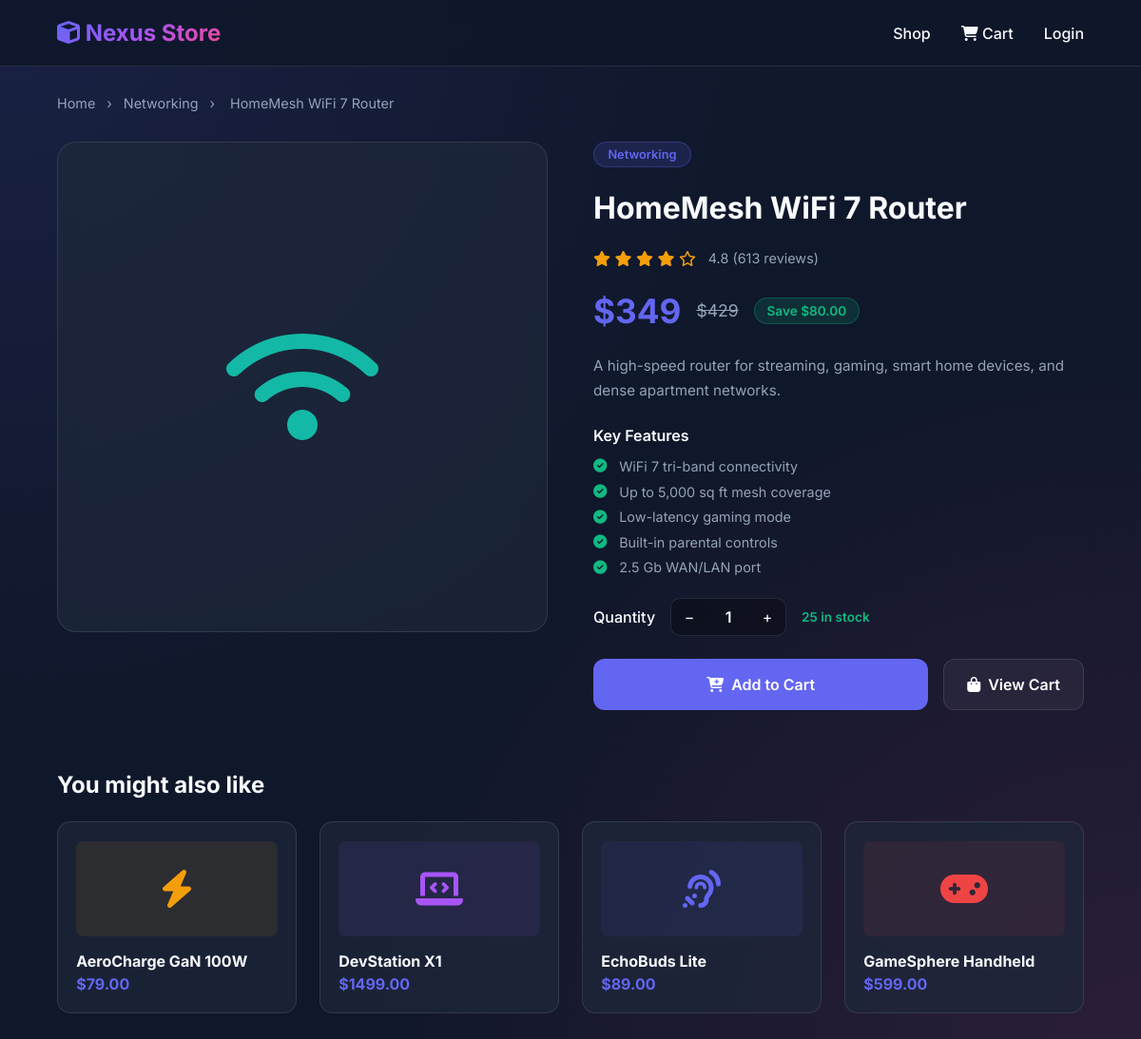
Page /product/7/ on the committed database.
### ecommerce_ai/models.py (models this page shows, shortened)
class Product(models.Model):
    category = models.ForeignKey(Category, on_delete=models.PROTECT, related_name="products")
    name = models.CharField(max_length=180)
    slug = models.SlugField(max_length=200, unique=True)
    price = models.DecimalField(max_digits=10, decimal_places=2)
    original_price = models.DecimalField(max_digits=10, decimal_places=2, null=True, blank=True)
    icon = models.CharField(max_length=80, default="fa-microchip")
    color = models.CharField(max_length=20, default="#6366f1")
    short_desc = models.CharField(max_length=240)
    description = models.TextField()
    features = models.JSONField(default=list, blank=True)
    rating = models.DecimalField(max_digits=3, decimal_places=1, default=Decimal("0.0"))
    reviews = models.PositiveIntegerField(default=0)
    stock = models.PositiveIntegerField(default=0)
    is_active = models.BooleanField(default=True)
    created_at = models.DateTimeField(auto_now_add=True)
    updated_at = models.DateTimeField(auto_now=True)
    class Meta:
        ordering = ["name"]
    def get_absolute_url(self):
        return reverse("product_detail", kwargs={"product_id": self.id})
    @property
    def display_price(self):
        return int(self.price) if self.price == self.price.to_integral() else self.price
    @property
    def display_original_price(self):
        if not self.original_price:
            return None
        return int(self.original_price) if self.original_price == self.original_price.to_integral() else self.original_price
    @property
    def savings(self):
        if not self.original_price:
            return Decimal("0.00")
        return max(self.original_price - self.price, Decimal("0.00"))
    @property
    def in_stock(self):
        return self.stock > 0

class Category(models.Model):
    name = models.CharField(max_length=120, unique=True)
    slug = models.SlugField(max_length=140, unique=True)
    description = models.TextField(blank=True)
    is_active = models.BooleanField(default=True)
    class Meta:
        ordering = ["name"]
        verbose_name_plural = "categories"

### ecommerce_ai/views.py (the view)
# urls.py: path('product/<int:product_id>/', views.product_detail, name='product_detail'),
@ensure_csrf_cookie
def product_detail(request, product_id):
    if settings.USE_MICROSERVICES:
        try:
            product = catalog_service.get_product(product_id)
            related = [
                candidate
                for candidate in catalog_service.list_products()
                if candidate.id != product.id and candidate.category.id == product.category.id
            ][:4]
            if not related:
                related = [candidate for candidate in catalog_service.list_products() if candidate.id != product.id][:4]
        except ServiceError:
            return redirect("home")
    else:
        product = get_object_or_404(
            Product.objects.select_related("category"),
            id=product_id,
            is_active=True,
        )
        related = (
            Product.objects.filter(category=product.category, is_active=True)
            .exclude(id=product.id)
            .select_related("category")[:4]
        )
        if not related:
            related = Product.objects.filter(is_active=True).exclude(id=product.id).select_related("category")[:4]
    cart = get_cart(request)
    return render(
        request,
        "ecommerce_ai/product_detail.html",
        {
            "product": product,
            "related": related,
            "cart_count": cart_count(cart),
            "savings": product.savings,
            **auth_context(request),
        },
    )

### ecommerce_ai/cart_ops.py (called while the page is built)
def get_cart(request):
    return request.session.get("cart", {})

def cart_count(cart):
    return sum(int(quantity) for quantity in cart.values())

### ecommerce_ai/customer_session.py (called while the page is built)
def current_customer(request):
    return request.session.get("customer")

def auth_context(request):
    return {"customer": current_customer(request)}

### ecommerce_ai/templates/ecommerce_ai/product_detail.html (shortened to what this page needs)
<!DOCTYPE html>
<html lang="en">
<head>
    <link rel="stylesheet" href="https://cdnjs.cloudflare.com/ajax/libs/font-awesome/6.4.0/css/all.min.css">
</head>
<body>
<nav>
    <a href="/" class="brand"><i class="fa-solid fa-cube"></i> Nexus Store</a>
    <div class="nav-links">
        <a href="/">Shop</a>
        <a href="/cart/" class="cart-link">
            <i class="fa-solid fa-cart-shopping"></i> Cart
        </a>
        {% if customer %}
            <a href="/account/"><i class="fa-solid fa-user"></i> {{ customer.full_name }}</a>
        {% else %}
            <a href="/login/">Login</a>
        {% endif %}
    </div>
</nav>
<main>
    <div class="breadcrumb">
        <a href="/">Home</a><span>&rsaquo;</span>
        <a href="/">{{ product.category.name }}</a><span>&rsaquo;</span>
        <span>{{ product.name }}</span>
    </div>
    <div class="detail-grid">
        <div class="product-image-panel" style="color:{{ product.color }}">
            <i class="fa-solid {{ product.icon }}"></i>
        </div>
        <div class="product-info-panel">
            <span class="cat-badge">{{ product.category.name }}</span>
            <h1>{{ product.name }}</h1>
            <div class="rating-row">
                <div class="stars">
                    {% for i in "12345" %}
                        {% if forloop.counter <= product.rating %}
                            <i class="fa-solid fa-star"></i>
                        {% else %}
                            <i class="fa-regular fa-star"></i>
                        {% endif %}
                    {% endfor %}
                </div>
                <span class="review-count">{{ product.rating }} ({{ product.reviews }} reviews)</span>
            </div>
            <div class="price-row">
                <span class="price">${{ product.display_price }}</span>
                {% if product.display_original_price %}<span class="orig-price">${{ product.display_original_price }}</span>{% endif %}
                {% if savings %}<span class="save-tag">Save ${{ savings }}</span>{% endif %}
            </div>
            <p class="description">{{ product.description }}</p>
            <div class="features">
                <h3>Key Features</h3>
                {% for feat in product.features %}
                <div class="feature-item">
                    <i class="fa-solid fa-circle-check"></i>
                    <span>{{ feat }}</span>
                </div>
                {% endfor %}
            </div>
            <div class="qty-row">
                <span class="qty-label">Quantity</span>
                <div class="qty-control">
                    <button type="button" class="qty-btn" onclick="changeQty(-1)">&minus;</button>
                    <span class="qty-val" id="qtyVal">1</span>
                    <button type="button" class="qty-btn" onclick="changeQty(1)">+</button>
                </div>
                <span class="stock-note"><span>{{ product.stock }} in stock</span></span>
            </div>
            <div class="cta-row">
                <button type="button" class="btn-primary" id="addToCartBtn" {% if not product.in_stock %}disabled{% endif %} onclick="addToCart()">
                    <i class="fa-solid fa-cart-plus"></i> Add to Cart
                </button>
                <a href="/cart/" class="btn-secondary">
                    <i class="fa-solid fa-bag-shopping"></i> View Cart
                </a>
            </div>
        </div>
    </div>
    <div class="related-section">
        <h2>You might also like</h2>
        <div class="related-grid">
            {% for p in related %}
            <a href="{{ p.get_absolute_url }}" class="related-card">
                <div class="related-icon" style="background:{{ p.color }}15;color:{{ p.color }}">
                    <i class="fa-solid {{ p.icon }}"></i>
                </div>
                <h4>{{ p.name }}</h4>
                <span class="rprice">${{ p.price }}</span>
            </a>
            {% endfor %}
        </div>
    </div>
</main>
</body>
</html>

### rows in the picture
Product: category.name "Networking", name "HomeMesh WiFi 7 Router", rating "4.8", reviews "613", display_price "349", display_original_price "429", description "A high-speed router for streaming, gaming, smart home devices, and dense apartment networks.", stock "25"
Product: name "AeroCharge GaN 100W", price "79.00"
Product: name "DevStation X1", price "1499.00"
Product: name "EchoBuds Lite", price "89.00"
Product: name "GameSphere Handheld", price "599.00"

### other values in the picture
{{ savings }} "80.00"
{{ feat }} "WiFi 7 tri-band connectivity" "Up to 5,000 sq ft mesh coverage" "Low-latency gaming mode" "Built-in parental controls" "2.5 Gb WAN/LAN port"
